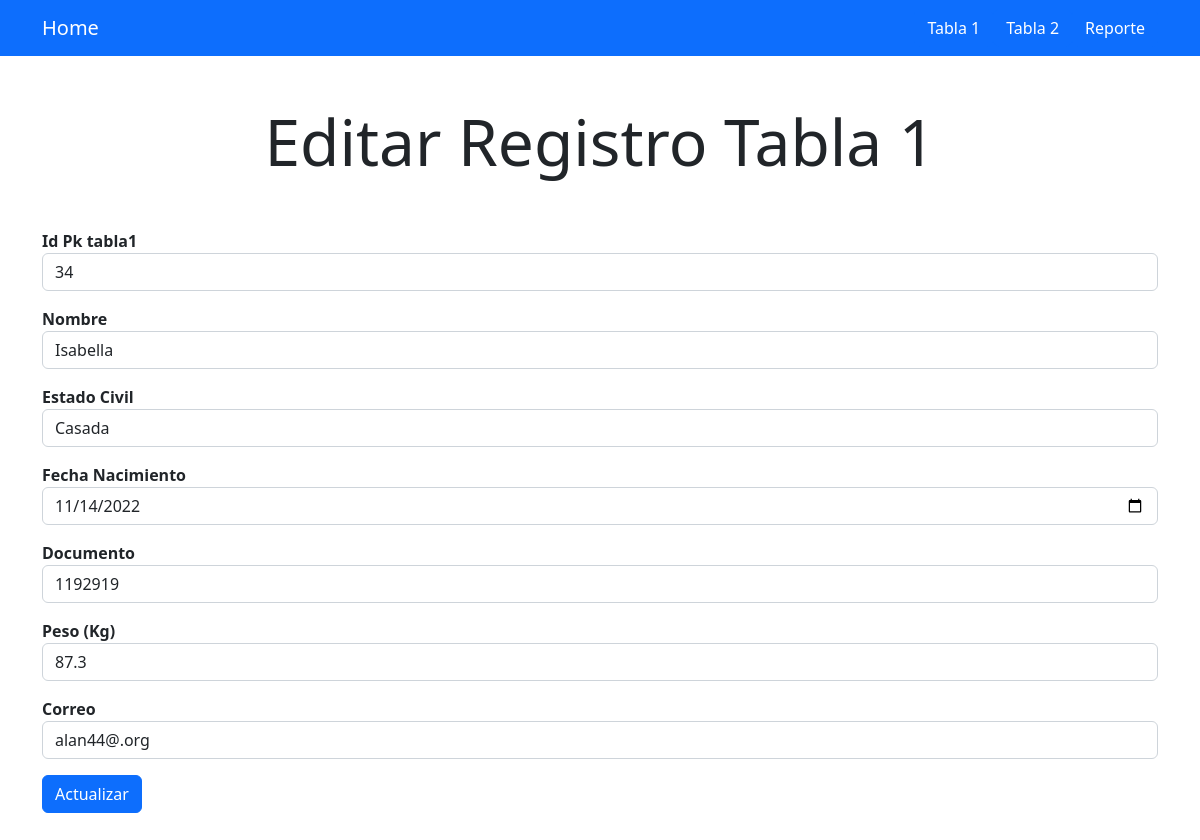
Page /tabla2update.php?ID=23 on the committed database.
### tables this page shows
CREATE TABLE `tabla2` (
  `ID` int(11) NOT NULL,
  `ID_TABLA1` int(11) NOT NULL,
  `Nombre` varchar(225) NOT NULL,
  `Estado_Civil` varchar(40) NOT NULL,
  `fecha_registro` datetime NOT NULL,
  `Fecha_Nacimiento` date NOT NULL,
  `cc` int(11) NOT NULL,
  `Peso` float NOT NULL,
  `Email` varchar(100) NOT NULL
);

### modelos/mainModel.php (called while the page is built, shortened)
<?php
class mainModel
{
    public static function conectar()
    {
        $conexion = new PDO('mysql:host=localhost;dbname=db_taller', 'root', '');
        $conexion->exec("SET CHARACTER SET utf8");
        return $conexion;
    }
}

### tabla2update.php (the view, shortened to what this page needs)
<!DOCTYPE html>
<html lang="en">
<head>
    <?php require_once "vista/inc/Link.php"; ?>
</head>
<body>
    <?php
    require_once "modelos/mainModel.php";
    $ins_tabla1 = new mainModel();
    $id = $_GET['ID'];
    $sql = "SELECT * FROM tabla2 WHERE ID='" . $id . "' ";
    $statement = $ins_tabla1::conectar()->prepare($sql);
    $statement->execute();
    $results = $statement->fetchAll(PDO::FETCH_ASSOC);
    foreach ($results as $filas) {
        $idtabla1 = $filas['ID_TABLA1'];
        $nombre      = $filas['Nombre'];
        $EstadoC = $filas['Estado_Civil'];
        $Fecha_Na = $filas['Fecha_Nacimiento'];
        $CC = $filas['cc'];
        $Peso = $filas['Peso'];
        $Correo = $filas['Email'];
    ?>
<nav class="navbar navbar-dark bg-primary">
    <div class="container">
      <a class="navbar-brand" href="index.php">Home</a>
      <div class="d-flex">
        <a type="button" class="btn btn-primary" href="tabla1.php">Tabla 1</a>
        <a type="button" class="btn btn-primary" href="tabla2.php">Tabla 2</a>
        <a type="button" class="btn btn-primary" href="reportes.php">Reporte</a>
      </div>
    </div>
  </nav>
        <div class="container my-5 ">
            <h1 class="my-5 text-center display-3" >Editar Registro Tabla 1</h1>
            <form action="./Tablas/Tabla1R.php" method="POST">
                <label for="">
                    <strong>
                    Id Pk tabla1
                    </strong>
                </label>
                <input class="form-control mb-3" type="text" name="ID_TABLA1_A" value="<?php echo $idtabla1; ?>">
                <label for="">
                    <strong>
                    Nombre
                    </strong>
                </label>
                <input class="form-control mb-3" type="text" name="Nombre_A" value="<?php echo $nombre; ?>">
                <label for="">
                    <strong>
                    Estado Civil
                    </strong>
                </label>
                <input class="form-control mb-3" type="text" name="Estado_Civil_A" value="<?php echo $EstadoC; ?>">
                <label for="">
                    <strong>
                    Fecha Nacimiento
                    </strong>
                </label>
                <input class="form-control mb-3" type="date" name="Fecha_Nacimiento_A" value="<?php echo $Fecha_Na; ?>">
                <label for="">
                    <strong>
                    Documento
                    </strong>
                </label>
                <input class="form-control mb-3" type="text" name="cc_A" value="<?php echo $CC; ?>">
                <label for="">
                    <strong>
                    Peso (Kg)
                    </strong>
                </label>
                <input class="form-control mb-3" type="text" name="Peso_A" value="<?php echo $Peso; ?>">
                <label for="">
                    <strong>
                    Correo
                    </strong>
                </label>
                <input class="form-control mb-3" type="email" name="Email_A" value="<?php echo $Correo; ?>">
                <input class="btn btn-primary" type="submit" value="Actualizar">
            <?php } ?>
        </div>
</body>
</html>

### rows in the picture
tabla2: ID_TABLA1_A "34", Nombre_A "Isabella", Estado_Civil_A "Casada", Fecha_Nacimiento_A "11/14/2022", cc_A "1192919", Peso_A "87.3", Email_A "alan44@.org"
